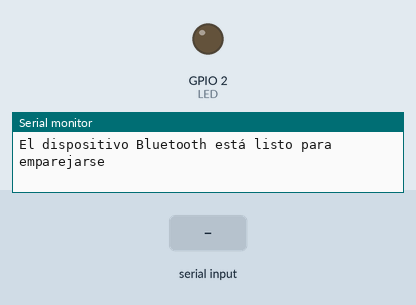
A sketch run on a simulated ESP32. On the bench: output pins drawn as LEDs (lit = HIGH), the last lines printed to the serial monitor. The test bench sets the inputs (shaded band). Nothing arrives over Bluetooth unless stated.

Above: at 1.2 s.
1.3 s: "1" received over the second serial link
At 2.5 s:
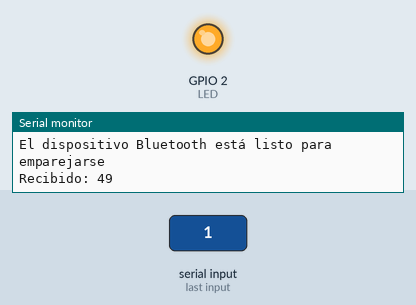
2.8 s: "0" received over the second serial link
At 3.8 s:
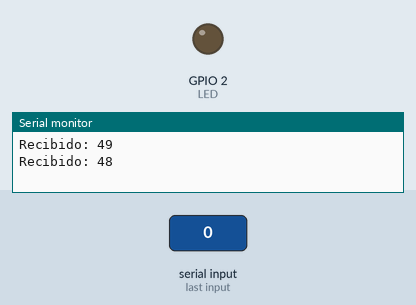
Timing chart, 0 to 5.8 s (numbered marks = the images above; inputs shaded):
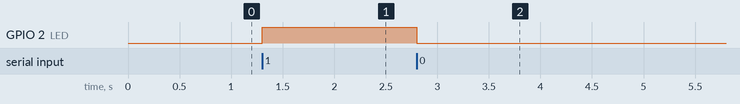

Measured:
- after the input at 1.3 s, GPIO 2 (LED): LOW → HIGH at once
- after the input at 2.8 s, GPIO 2 (LED): HIGH → LOW at once

The sketch:

Bluetooth_Slave.ino
```cpp
/*
 *Universidad Nacional Autónoma de México
 *Facultad de Ciencias
 *Licenciatura en Ciencias de la Computación
 *Seminario de Ciencias de la Computación A: Introducción al Internet de las Cosas
 *
 *Escrito por: M. en I. Valente Vázquez Velázquez
 *Última modificación: 1-enero-2023
 *https://sites.google.com/ciencias.unam.mx/introduccion-iot-fc/inicio
*/

//Incluir librería de bluetooth
#include "BluetoothSerial.h"

//Condición para habilitar el bluetooth
#if !defined(CONFIG_BT_ENABLED) || !defined(CONFIG_BLUEDROID_ENABLED)
#error Bluetooth is not enabled! Please run `make menuconfig` to and enable it
#endif

//Definir un pin para el LED
#define LED 2

BluetoothSerial BT; //Objeto Bluetooth

void setup() {
  Serial.begin(115200); //Inicializar la comunicación serial
  BT.begin("ESP32_Vazzvel_Slave"); //Nombre de su dispositivo Bluetooth y en modo esclavo
  Serial.println("El dispositivo Bluetooth está listo para emparejarse");
  pinMode (LED, OUTPUT); //Pin de LED como salida
}

void loop() {
  if (BT.available()) // Mientras haya datos por recibir vía bluetooth
  {
    int val = BT.read(); // Lee un byte de los datos recibidos
    Serial.print("Recibido: ");
    Serial.println(val);
    if (val == 49) { // 1 en ASCII
      digitalWrite(LED, HIGH);
    }
    if (val == 48) { // 0 en ASCII
      digitalWrite(LED, LOW);
    }
  }
}
```
